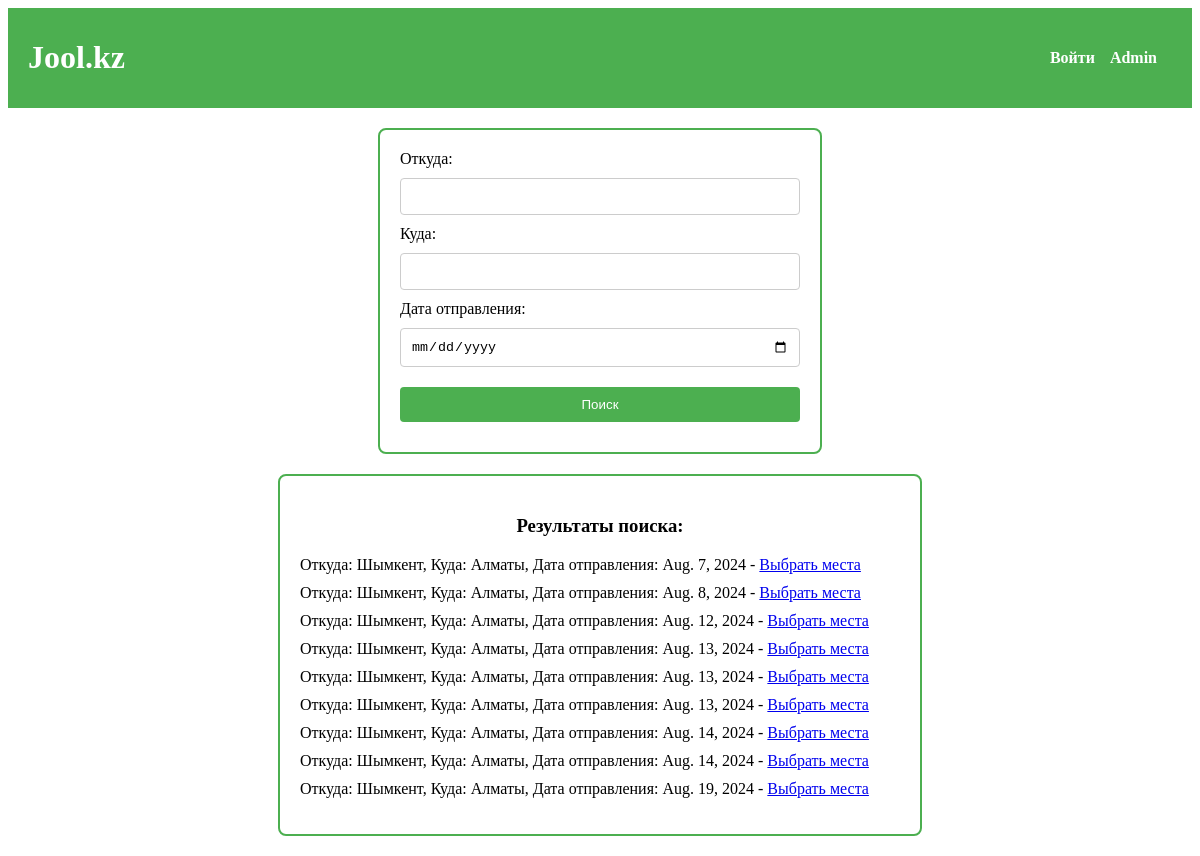
The app's page /search-buses/ with its own data.
### admin__panel/models.py (models this page shows, shortened)
class Bus(models.Model):
    number = models.CharField(max_length=10)
    from_location = models.CharField(max_length=100)
    to_location = models.CharField(max_length=100)
    departure_date = models.DateField(null=True)
    departure_time = models.TimeField(null=True)
    seats = models.IntegerField()  # Количество мест в автобусе
    price = models.DecimalField(max_digits=10, decimal_places=2)
    admin = models.ForeignKey(settings.AUTH_USER_MODEL, on_delete=models.CASCADE, null=True)

### users__panel/views.py (the view)
# urls.py: path('search-buses/', views.search_buses, name='search_buses'),
def search_buses(request):
    from_location = request.GET.get('from')
    to_location = request.GET.get('to')
    departure_date = request.GET.get('departure_date')
    buses = Bus.objects.all()
    if from_location:
        buses = buses.filter(from_location__iexact=from_location)
    if to_location:
        buses = buses.filter(to_location__iexact=to_location)
    if departure_date:
        buses = buses.filter(departure_date=departure_date)
    if not buses.exists():
        message = "Нет доступных автобусов по вашему запросу."
        buses = None
    else:
        message = None
    return render(request, 'users__panel/index.html', {'buses': buses, 'message': message})

### users__panel/templates/users__panel/index.html (shortened to what this page needs)
<!DOCTYPE html>
<html lang="ru">
<head>
</head>
<body>
    <header>
        <h1>Jool.kz</h1>
        <nav>
            <ul>
                {% if not user.is_authenticated %}
                <li>
                    <a href="{% url 'login' %}">Войти</a>
                </li>
                <li>
                    <a href="{% url 'admin__panel:admin_login' %}">Admin</a>
                </li>
                {% else %}
                <li>
                    <a href="{% url 'logout' %}">Выйти</a>
                </li>
                {% endif %}
            </ul>
        </nav>
    </header>
    <div class="search-container">
        <form method="GET" action="{% url 'search_buses' %}">
            <label for="from">Откуда:</label>
            <input type="text" id="from" name="from" required>
            <br>
            <label for="to">Куда:</label>
            <input type="text" id="to" name="to" required>
            <br>
            <label for="departure_date">Дата отправления:</label>
            <input type="date" id="departure_date" name="departure_date">
            <br>
            <button type="submit">Поиск</button>
        </form>
    </div>
    {% if message %}
    <div class="results-container">
        <p>{{ message }}</p>
    </div>
    {% elif buses %}
    <div class="results-container">
        <h3>Результаты поиска:</h3>
        <ul>
            {% for bus in buses %}
            <li>
                Откуда: {{ bus.from_location }}, Куда: {{ bus.to_location }}, Дата отправления: {{ bus.departure_date }} -
                <a href="{% url 'bus_detail' bus.id %}">Выбрать места</a>
            </li>
            {% endfor %}
        </ul>
    </div>
    {% endif %}
</body>
</html>

### users__panel/templates/users__panel/index.html (style rules this page uses)
header { background-color: #4CAF50; padding: 10px 20px; color: white; display: flex; justify-content: space-between; align-items: center; }
nav ul { list-style-type: none; margin: 0; padding: 0; display: flex; }
nav ul li { margin-right: 15px; }
nav ul li a { color: white; text-decoration: none; font-weight: bold; }
.search-container { border: 2px solid #4CAF50; padding: 20px; border-radius: 8px; max-width: 400px; margin: 20px auto; }
input[type="text"], input[type="date"] { width: 100%; padding: 10px; margin: 10px 0; display: inline-block; border: 1px solid #ccc; border-radius: 4px; box-sizing: border-box; }
button { width: 100%; background-color: #4CAF50; color: white; padding: 10px; margin: 10px 0; border: none; border-radius: 4px; cursor: pointer; }
ul { list-style-type: none; padding: 0; }
li { margin: 10px 0; }
.results-container { border: 2px solid #4CAF50; padding: 20px; border-radius: 8px; max-width: 600px; margin: 20px auto; background-color: #fff; }
.results-container h3 { text-align: center; }

### records on screen
Bus: from_location "Шымкент", to_location "Алматы", departure_date "Aug. 7, 2024"
Bus: from_location "Шымкент", to_location "Алматы", departure_date "Aug. 8, 2024"
Bus: from_location "Шымкент", to_location "Алматы", departure_date "Aug. 12, 2024"
Bus: from_location "Шымкент", to_location "Алматы", departure_date "Aug. 13, 2024"
Bus: from_location "Шымкент", to_location "Алматы", departure_date "Aug. 13, 2024"
Bus: from_location "Шымкент", to_location "Алматы", departure_date "Aug. 13, 2024"
Bus: from_location "Шымкент", to_location "Алматы", departure_date "Aug. 14, 2024"
Bus: from_location "Шымкент", to_location "Алматы", departure_date "Aug. 14, 2024"
Bus: from_location "Шымкент", to_location "Алматы", departure_date "Aug. 19, 2024"
